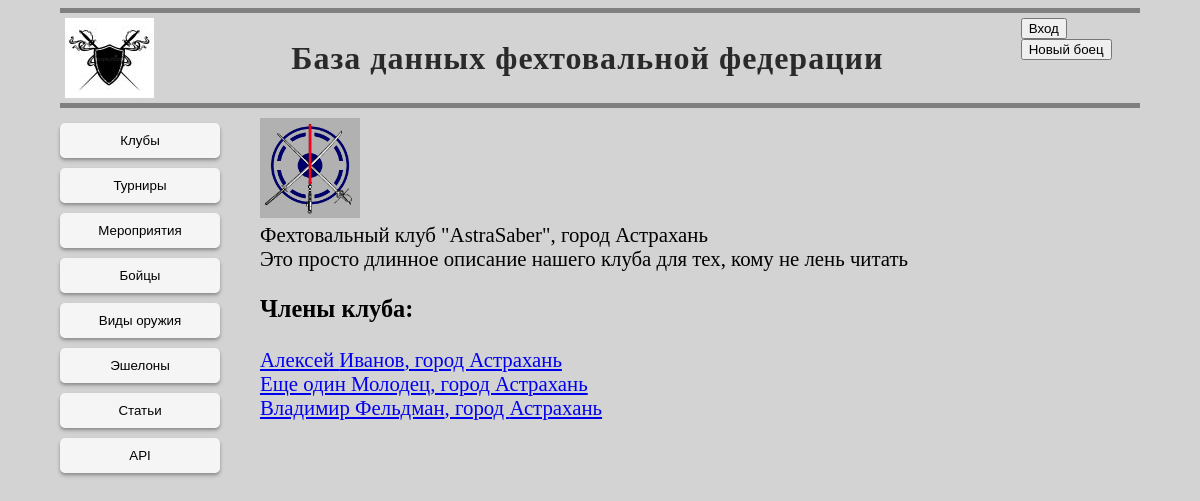
Page /clubs/1/ on the earlier database version.
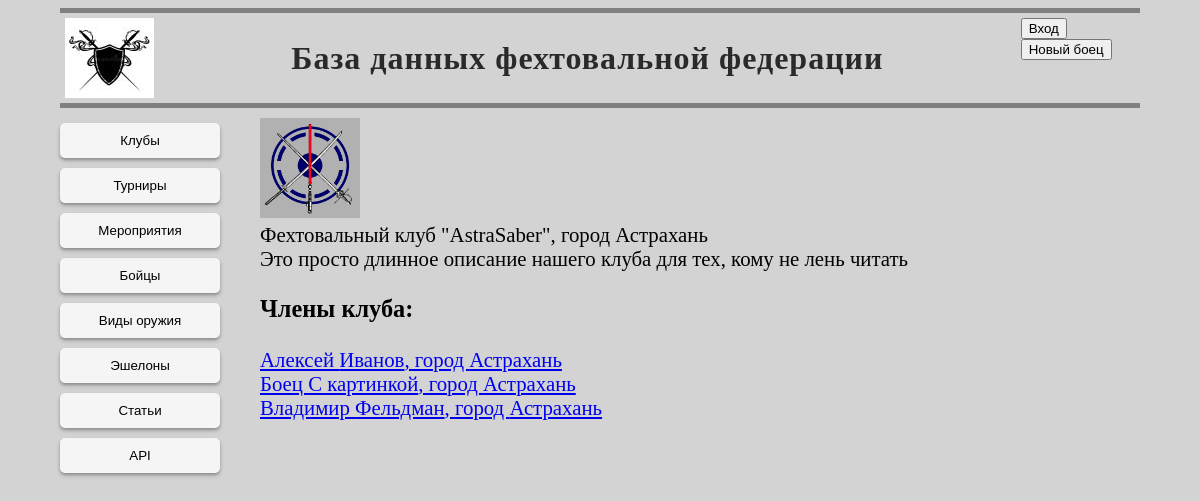
Same page on the later database version.
### mainpage/models.py (models this page shows, shortened)
class Fighters(models.Model):
    class Meta:
        verbose_name = 'Боец'
        verbose_name_plural = 'Бойцы'
    first_name = models.CharField(max_length=30, blank=False, null=False, verbose_name='Имя')
    middle_name = models.CharField(max_length=30, blank=True, null=True, verbose_name='Отчество')
    last_name = models.CharField(max_length=30, blank=False, null=False, verbose_name='Фамилия')
    userpic = models.ImageField(upload_to='images/userpics', null=True, blank=True)
    user = models.OneToOneField(User, blank=True, null=True, on_delete=models.SET_NULL, related_name='fighter')
    active = models.BooleanField(default=True)
    city = models.CharField(max_length=30, blank=False, null=False)
    email = models.EmailField(blank=True, null=True)
    current_club = models.ForeignKey(Clubs, on_delete=models.SET_NULL, blank=True, null=True, verbose_name='Клуб')
    date_of_birth = models.DateField(blank=True, null=True, verbose_name='Дата рождения')
    weapons = models.ManyToManyField(Weapons)
    division = models.ForeignKey(Divisions, default=get_default_division, on_delete=models.PROTECT)
    GENDER_CHOICES = [
        (GENDERS[0], 'Мужской'),
        (GENDERS[1], 'Женский'),
    ]
    gender = models.CharField(max_length=20, choices=GENDER_CHOICES)

### clublist/views.py (the view)
# urls.py: path('<int:pk>/', views.club_details),
def club_details(request, pk):
    try:
        club = Clubs.objects.get(id=pk)
        fighters = club.fighters_set.all().order_by('last_name', 'first_name').exclude(active__exact=False)
        context = {
            'club': f'{club.long_name}',
            'city': f'{club.city}',
            'description': f'{club.description}',
            'image': f'{club.get_emblem()}',
            'fighters': fighters,
        }
    except Clubs.DoesNotExist:
        context = {
            'club': 'Клуб с таким номером не найден',
            'city': '',
            'description': '',
            'image': '',
            'fighters': ''
        }
    return render(request, 'clublist/club_details.html', context)

### mainpage/models.py (called while the page is built)
    def get_emblem(self):
        if self.emblem and hasattr(self.emblem, 'url'):
            return self.emblem.url
        else:
            return '/media/images/common/site-emblem.jpg'

### templates/clublist/club_details.html
{% extends  'base.html' %}
{% block main %}
            <div>
                <img src="{{ image }}" alt="Ошибка при загрузке изображения" width="100px">
            </div>
            <div>
                <div>{{ club }}, город {{ city }} </div>
                <div>{{ description }}</div>
                <div>
                  <h3>Члены клуба:</h3>
                  {% for fighter in fighters %}
                      <div><a href="../../fighters/{{ fighter.id }}/">{{fighter.first_name}} {{fighter.last_name}}, город {{fighter.city}}</a></div>
                  {% endfor %}
                </div>
            </div>
{% endblock %}

Differences in the rows shown:
removed Fighters: first_name "Еще один", last_name "Молодец", city "Астрахань"
added Fighters: first_name "Боец", last_name "С картинкой", city "Астрахань"
